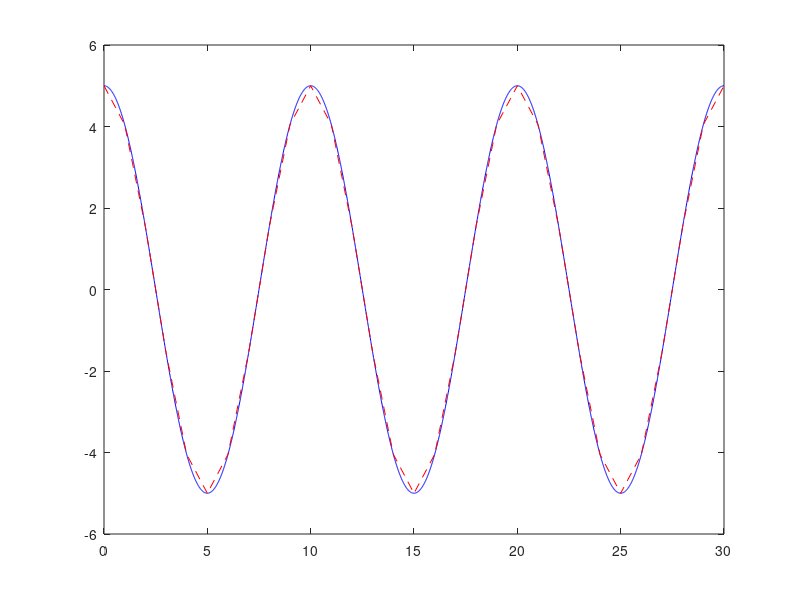

Here is the MATLAB script that generated this plot:
a=5;
f=0.1;
t=0:0.01:30;
x=a*cos(2*pi*f*t);
% plot(t,x);

fs=1.5*f;
ts=1/fs;
td=0:ts:30;
x1=a*cos(2*pi*f*td);
plot(td,x1,'b--');

fs=2*f;
ts=1/fs;
td=0:ts:30;
x2=a*cos(2*pi*f*td);
plot(td,x2,'g--');

fs=10*f;
ts=1/fs;
td=0:ts:30;
x3=a*cos(2*pi*f*td);
plot(t,x,'b',td,x3,'r--');